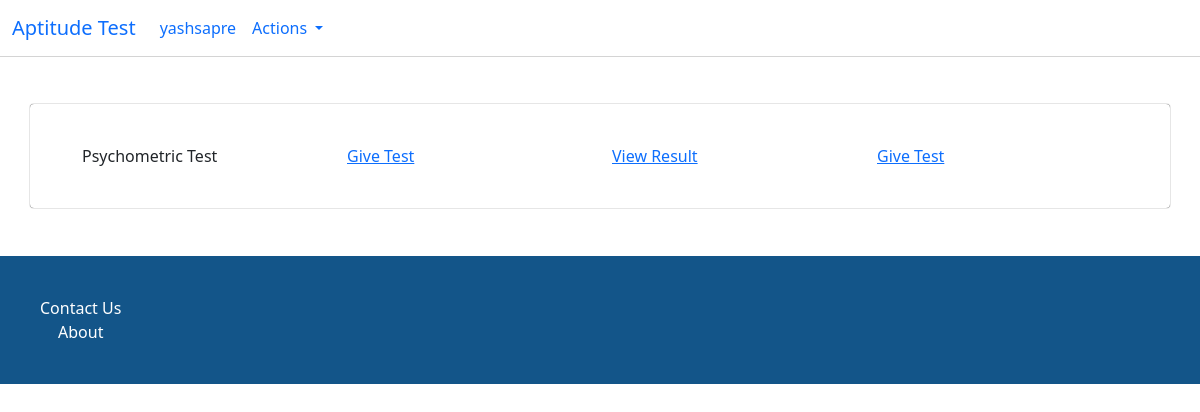
Page /Quiz/exam_list (signed in) on the earlier database version.
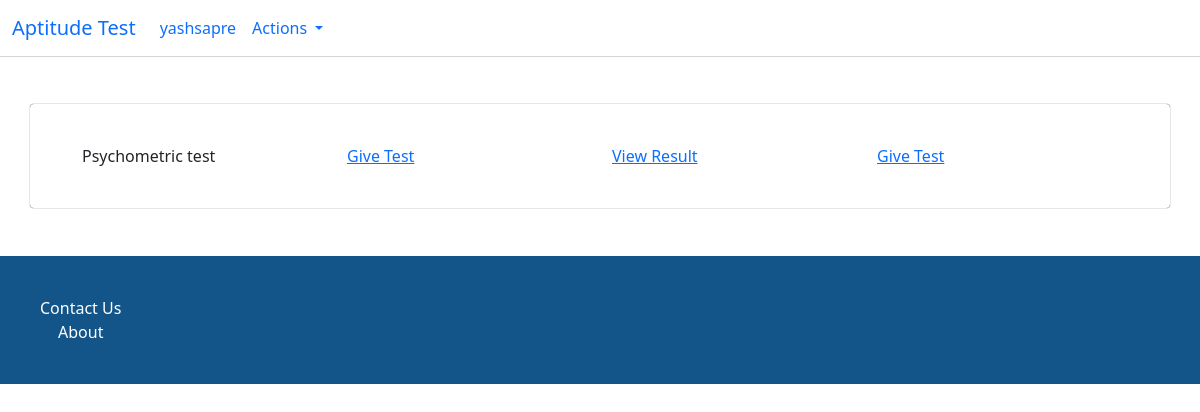
Same page on the later database version.
### Quiz/models.py (models this page shows)
class exam(models.Model):
    exam_name = models.CharField(max_length=50)
    exam_questions = models.ManyToManyField(questions)
    def __str__(self):
        return str(self.exam_name)

### Quiz/views.py (the view)
# urls.py: path('exam_list',views.exam_list.as_view(),name='exam_list'),
class exam_list(View):
    def get(self,request):
        exams = exam.objects.all()
        if (len(exams) == 0):
            title="No exams available"
        else:
            title = "List of Exams"
        return render(request,template_name='Quiz/exam_list.html',context={'exams':exams,'title':title})

### Quiz/templates/Quiz/exam_list.html
{% extends 'Quiz/base.html' %}
{% block content %}
{% if request.user.is_authenticated %}
{% for exam in exams %}
<div class="row dashboardblock">
    <div class = "col-3">
        {{exam}}
    </div>
    <div class = "col-3">
        <a class="" href="{% url 'Quiz:give_test' exam.id %}">Give Test</a>
    </div>
    <div class = "col-3">
        <a class="" href="{% url 'Quiz:view_result' exam.id %}">View Result</a>
    </div>
    <div class = "col-3">
        <a class="" href="{% url 'Quiz:delete_exam' exam.id %}">Give Test</a>
    </div>
</div>
{% endfor %}
{% else %}
You have not logged in..
{% endif %}
{% endblock %}

Differences in the rows shown:
removed exam: exam_name "Psychometric Test"
added exam: exam_name "Psychometric test"
